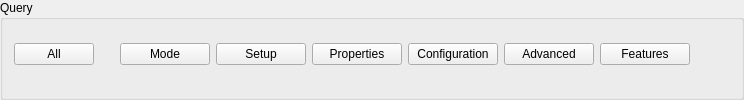
       <widget class="QGroupBox" name="groupQuery">
        <property name="title">
         <string>Query</string>
        </property>
        <layout class="QHBoxLayout" name="layoutQuery">
         <property name="topMargin">
          <number>3</number>
         </property>
         <item>
          <widget class="QPushButton" name="pushQueryAll">
           <property name="text">
            <string>All</string>
           </property>
          </widget>
         </item>
         <item>
          <spacer name="horizontalSpacer_10">
           <property name="orientation">
            <enum>Qt::Horizontal</enum>
           </property>
           <property name="sizeType">
            <enum>QSizePolicy::Fixed</enum>
           </property>
           <property name="sizeHint" stdset="0">
            <size>
             <width>20</width>
             <height>20</height>
            </size>
           </property>
          </spacer>
         </item>
         <item>
          <widget class="QPushButton" name="pushQueryMode">
           <property name="minimumSize">
            <size>
             <width>90</width>
             <height>0</height>
            </size>
           </property>
           <property name="text">
            <string>Mode</string>
           </property>
          </widget>
         </item>
         <item>
          <widget class="QPushButton" name="pushQuerySetup">
           <property name="minimumSize">
            <size>
             <width>90</width>
             <height>0</height>
            </size>
           </property>
           <property name="text">
            <string>Setup</string>
           </property>
          </widget>
         </item>
         <item>
          <widget class="QPushButton" name="pushQueryProperties">
           <property name="minimumSize">
            <size>
             <width>90</width>
             <height>0</height>
            </size>
           </property>
           <property name="text">
            <string>Properties</string>
           </property>
          </widget>
         </item>
         <item>
          <widget class="QPushButton" name="pushQueryConfiguration">
           <property name="minimumSize">
            <size>
             <width>90</width>
             <height>0</height>
            </size>
           </property>
           <property name="text">
            <string> Configuration </string>
           </property>
          </widget>
         </item>
         <item>
          <widget class="QPushButton" name="pushQueryAdvanced">
           <property name="minimumSize">
            <size>
             <width>90</width>
             <height>0</height>
            </size>
           </property>
           <property name="text">
            <string>Advanced</string>
           </property>
          </widget>
         </item>
         <item>
          <widget class="QPushButton" name="pushQueryFeatures">
           <property name="minimumSize">
            <size>
             <width>90</width>
             <height>0</height>
            </size>
           </property>
           <property name="text">
            <string>Features</string>
           </property>
          </widget>
         </item>
         <item>
          <spacer name="horizontalSpacer_9">
           <property name="orientation">
            <enum>Qt::Horizontal</enum>
           </property>
           <property name="sizeHint" stdset="0">
            <size>
             <width>40</width>
             <height>20</height>
            </size>
           </property>
          </spacer>
         </item>
        </layout>
       </widget>
